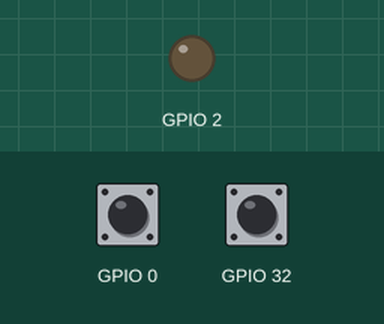
Simulated run of this program. Board: ESP32. Shown: output pins drawn as LEDs (lit = HIGH). The test bench sets the inputs (shaded band); at power-on: GPIO 0 HIGH, GPIO 32 HIGH.

Above: at 1.2 s.
1.3 s: GPIO 0 pulled LOW for 0.15 s
At 2.5 s:
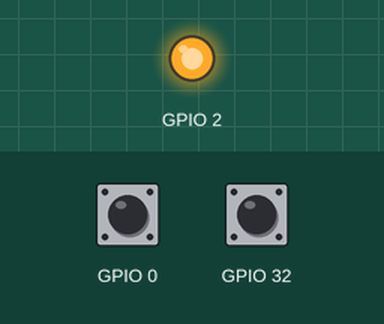
2.9 s: GPIO 32 pulled LOW for 0.15 s
At 3.9 s:
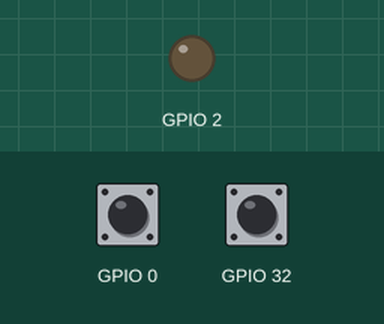
4.5 s: GPIO 0 pulled LOW for 1 s
At 5.1 s:
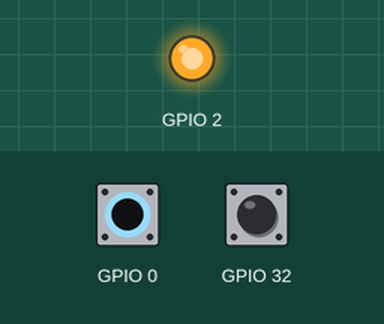
Timing chart, 0 to 7.5 s (numbered marks = the images above; inputs shaded):
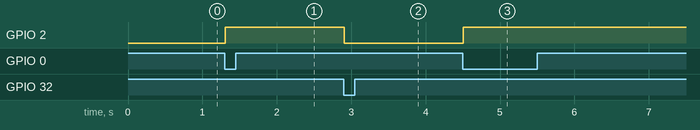

Measured:
- after the input at 1.3 s, GPIO 2: LOW → HIGH at once
- after the input at 2.9 s, GPIO 2: HIGH → LOW at once
- after the input at 4.5 s, GPIO 2: LOW → HIGH at once

The program:

main.cpp
```cpp
#include "button.h"

Button btn1;
Button btn2;

void
setup(void)
{
    btn1.begin(PUSH_00);
    btn2.begin(PUSH_01);
    pinMode(INTLED, OUTPUT);
}

void
loop(void)
{
#if 1
    // Original example

    if (btn1.debounce())             // press button 1 to turn on the LED
        digitalWrite(INTLED, HIGH);
    if (btn2.debounce())             // press button 2 to turn off the LED
        digitalWrite(INTLED, LOW);
#else

    // Same, but using only 1 button
    //  Alternatively, turn on and off the LED

    static int led_state = LOW;

    if (btn1.debounce())
    {
        led_state = !led_state;
        digitalWrite(INTLED,led_state);
    }
    delay(5);

#endif
}
```

button.h
```cpp
#ifndef button_h
#define button_h

#include "Arduino.h"

class Button
{
  private:
    uint8_t btn;
    uint16_t state;

  public:
    void begin(uint8_t button)
    {
        btn = button;
        state = 0;
        pinMode(btn, INPUT_PULLUP);
    }
    bool debounce()
    {
        state = (state << 1) | digitalRead(btn) | 0xfe00;
        return (state == 0xff00);
    }
};

#endif
```
